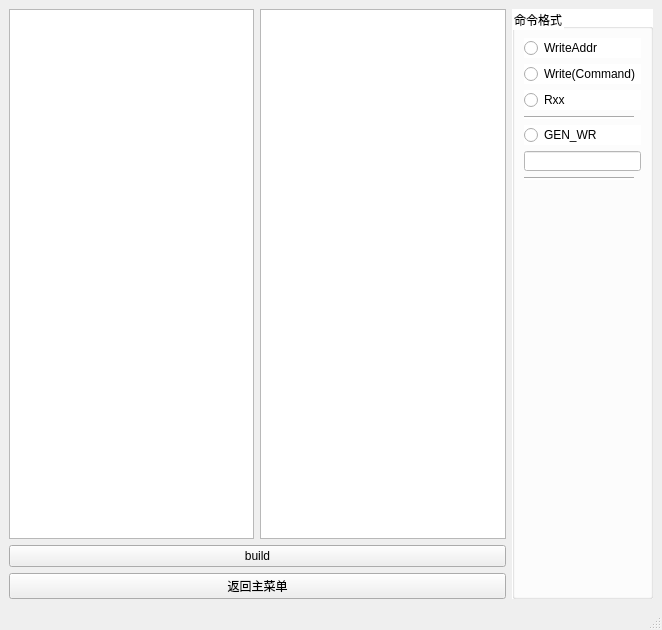
<?xml version="1.0" encoding="UTF-8"?>
<ui version="4.0">
 <class>MainWindow</class>
 <widget class="QMainWindow" name="MainWindow">
  <property name="geometry">
   <rect>
    <x>0</x>
    <y>0</y>
    <width>662</width>
    <height>630</height>
   </rect>
  </property>
  <property name="windowTitle">
   <string>MainWindow</string>
  </property>
  <widget class="QWidget" name="centralwidget">
   <layout class="QGridLayout" name="gridLayout">
    <item row="0" column="0">
     <layout class="QVBoxLayout" name="verticalLayout">
      <item>
       <layout class="QHBoxLayout" name="horizontalLayout">
        <item>
         <widget class="QTextEdit" name="textEdit"/>
        </item>
        <item>
         <widget class="QTextEdit" name="textEdit_2"/>
        </item>
       </layout>
      </item>
      <item>
       <widget class="QPushButton" name="pushButton">
        <property name="text">
         <string>build</string>
        </property>
       </widget>
      </item>
      <item>
       <widget class="QPushButton" name="pushButton_2">
        <property name="text">
         <string>返回主菜单</string>
        </property>
       </widget>
      </item>
     </layout>
    </item>
    <item row="0" column="1">
     <widget class="QGroupBox" name="groupBox">
      <property name="maximumSize">
       <size>
        <width>156</width>
        <height>16777215</height>
       </size>
      </property>
      <property name="styleSheet">
       <string notr="true">background-color: rgb(255, 255, 255);</string>
      </property>
      <property name="title">
       <string>命令格式</string>
      </property>
      <layout class="QGridLayout" name="gridLayout_2">
       <item row="0" column="0">
        <widget class="QRadioButton" name="radioButton">
         <property name="text">
          <string>WriteAddr</string>
         </property>
        </widget>
       </item>
       <item row="7" column="0">
        <spacer name="verticalSpacer">
         <property name="orientation">
          <enum>Qt::Vertical</enum>
         </property>
         <property name="sizeType">
          <enum>QSizePolicy::Expanding</enum>
         </property>
         <property name="sizeHint" stdset="0">
          <size>
           <width>20</width>
           <height>476</height>
          </size>
         </property>
        </spacer>
       </item>
       <item row="4" column="0">
        <widget class="QRadioButton" name="radioButton_4">
         <property name="text">
          <string>GEN_WR</string>
         </property>
        </widget>
       </item>
       <item row="3" column="0">
        <widget class="Line" name="line">
         <property name="maximumSize">
          <size>
           <width>110</width>
           <height>3</height>
          </size>
         </property>
         <property name="orientation">
          <enum>Qt::Horizontal</enum>
         </property>
        </widget>
       </item>
       <item row="2" column="0">
        <widget class="QRadioButton" name="radioButton_3">
         <property name="text">
          <string>Rxx</string>
         </property>
        </widget>
       </item>
       <item row="1" column="0">
        <widget class="QRadioButton" name="radioButton_2">
         <property name="text">
          <string>Write(Command)</string>
         </property>
        </widget>
       </item>
       <item row="5" column="0">
        <widget class="QLineEdit" name="lineEdit">
         <property name="maximumSize">
          <size>
           <width>124</width>
           <height>20</height>
          </size>
         </property>
        </widget>
       </item>
       <item row="6" column="0">
        <widget class="Line" name="line_2">
         <property name="maximumSize">
          <size>
           <width>110</width>
           <height>3</height>
          </size>
         </property>
         <property name="orientation">
          <enum>Qt::Horizontal</enum>
         </property>
        </widget>
       </item>
      </layout>
     </widget>
    </item>
   </layout>
  </widget>
  <widget class="QStatusBar" name="statusBar"/>
  <action name="actionreturn">
   <property name="text">
    <string>返回主菜单</string>
   </property>
  </action>
 </widget>
 <resources/>
 <connections/>
</ui>
